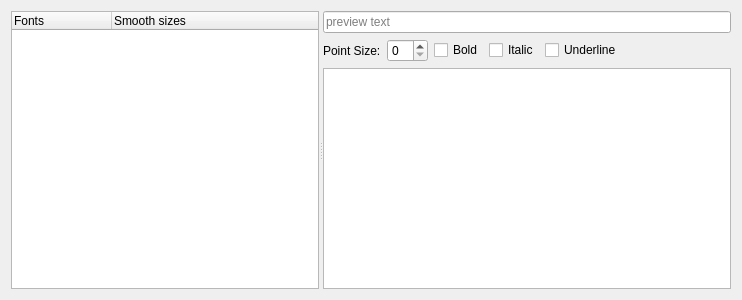
<?xml version="1.0" encoding="UTF-8"?>
<ui version="4.0">
 <class>GammaRay::FontBrowser</class>
 <widget class="QWidget" name="GammaRay::FontBrowser">
  <property name="geometry">
   <rect>
    <x>0</x>
    <y>0</y>
    <width>742</width>
    <height>300</height>
   </rect>
  </property>
  <property name="windowTitle">
   <string>Form</string>
  </property>
  <layout class="QVBoxLayout" name="verticalLayout_15">
   <item>
    <widget class="QSplitter" name="splitter_10">
     <property name="orientation">
      <enum>Qt::Horizontal</enum>
     </property>
     <widget class="QTreeWidget" name="fontTree">
      <property name="columnCount">
       <number>2</number>
      </property>
      <column>
       <property name="text">
        <string>Fonts</string>
       </property>
      </column>
      <column>
       <property name="text">
        <string>Smooth sizes</string>
       </property>
      </column>
     </widget>
     <widget class="QWidget" name="layoutWidget_7">
      <layout class="QVBoxLayout" name="verticalLayout">
       <item>
        <widget class="QLineEdit" name="fontText">
         <property name="placeholderText">
          <string>preview text</string>
         </property>
        </widget>
       </item>
       <item>
        <widget class="QWidget" name="fontOptions" native="true">
         <layout class="QHBoxLayout" name="horizontalLayout">
          <property name="margin">
           <number>0</number>
          </property>
          <item>
           <widget class="QLabel" name="label">
            <property name="text">
             <string>Point Size:</string>
            </property>
           </widget>
          </item>
          <item>
           <widget class="QSpinBox" name="pointSize"/>
          </item>
          <item>
           <widget class="QCheckBox" name="boldBox">
            <property name="text">
             <string>Bold</string>
            </property>
           </widget>
          </item>
          <item>
           <widget class="QCheckBox" name="italicBox">
            <property name="text">
             <string>Italic</string>
            </property>
           </widget>
          </item>
          <item>
           <widget class="QCheckBox" name="underlineBox">
            <property name="text">
             <string>Underline</string>
            </property>
           </widget>
          </item>
          <item>
           <spacer name="horizontalSpacer">
            <property name="orientation">
             <enum>Qt::Horizontal</enum>
            </property>
            <property name="sizeHint" stdset="0">
             <size>
              <width>40</width>
              <height>20</height>
             </size>
            </property>
           </spacer>
          </item>
         </layout>
        </widget>
       </item>
       <item>
        <widget class="QTreeView" name="selectedFontsView"/>
       </item>
      </layout>
     </widget>
    </widget>
   </item>
  </layout>
 </widget>
 <resources/>
 <connections/>
</ui>
